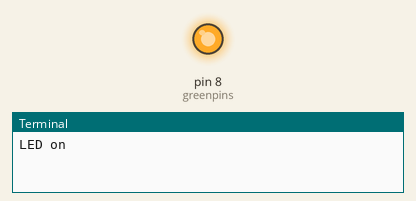
This program was run on a simulated Raspberry Pi (header pin numbers). On the bench: output pins drawn as LEDs (lit = HIGH), the last lines printed to the terminal. At 5.0 s the program stops and its outputs stay as they are.

Above: at 0.1 s.
At 5.1 s:
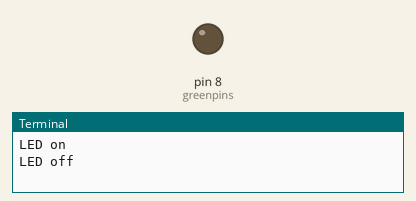
Timing chart, 0 to 6.5 s (numbered marks = the images above):
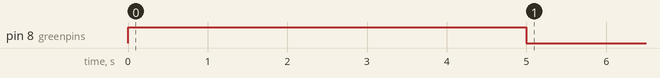

The program:

LED_on___off.py
```python
import RPi.GPIO as GPIO
from time import sleep

GPIO.setmode(GPIO.BOARD)
GPIO.setwarnings(False)
greenpins = 8
GPIO.setup(greenpins, GPIO.OUT)
print("LED on")
GPIO.output(greenpins, GPIO.HIGH)
sleep(5)#LED will be off after 5seconds
print("LED off")
GPIO.output(greenpins, GPIO.LOW)
```

Measured:
- by itself, pin 8 (greenpins): LOW → HIGH at 0.00 s, → LOW 5.0 s later
